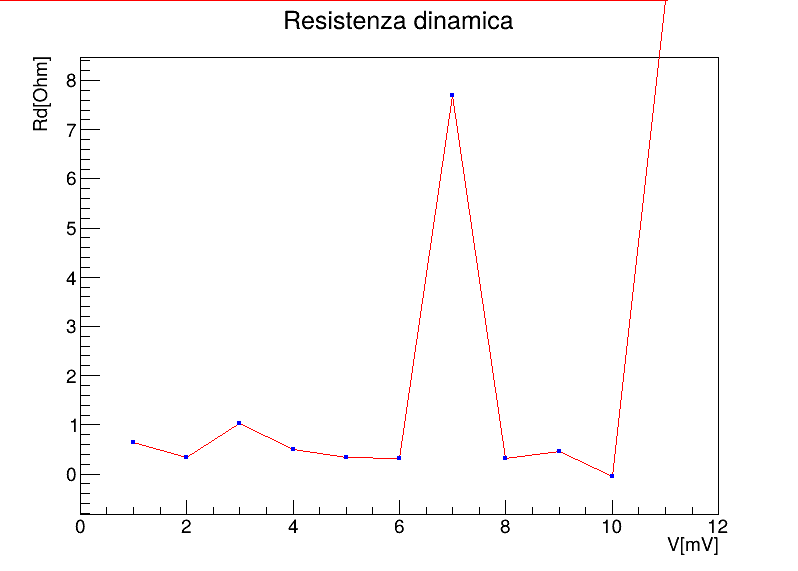

Write the Python code that produced this figure.
import ROOT
from array import array
import numpy as np
import pandas as pd

df = pd.read_excel("prova1.xlsx") 
df = df.dropna(subset=["V", "I"])

V = array('d', df["V"].to_numpy(dtype=float)) 
Rd = array('d', df["Rd"].to_numpy(dtype=float)) 

eV = array('d', df["eV"].to_numpy(dtype=float))

c = ROOT.TCanvas("c", "Curva resistenza dinamica", 800, 600)

g=ROOT.TGraphErrors(len(V), V, Rd, eV)

g.SetTitle("Resistenza dinamica;V[mV];Rd[Ohm]") 
g.SetMarkerStyle(21) 
g.SetMarkerColor(ROOT.kBlue) 
g.SetMarkerSize(0.5) 
g.SetLineColor(ROOT.kRed) 
g.SetLineWidth(1) 

g.Draw("APL")
c.Modified() 
c.Update()
c.Draw()
c.SaveAs("resistenza_dinamica.png") 
input("Premi Invio per chiudere...") 
